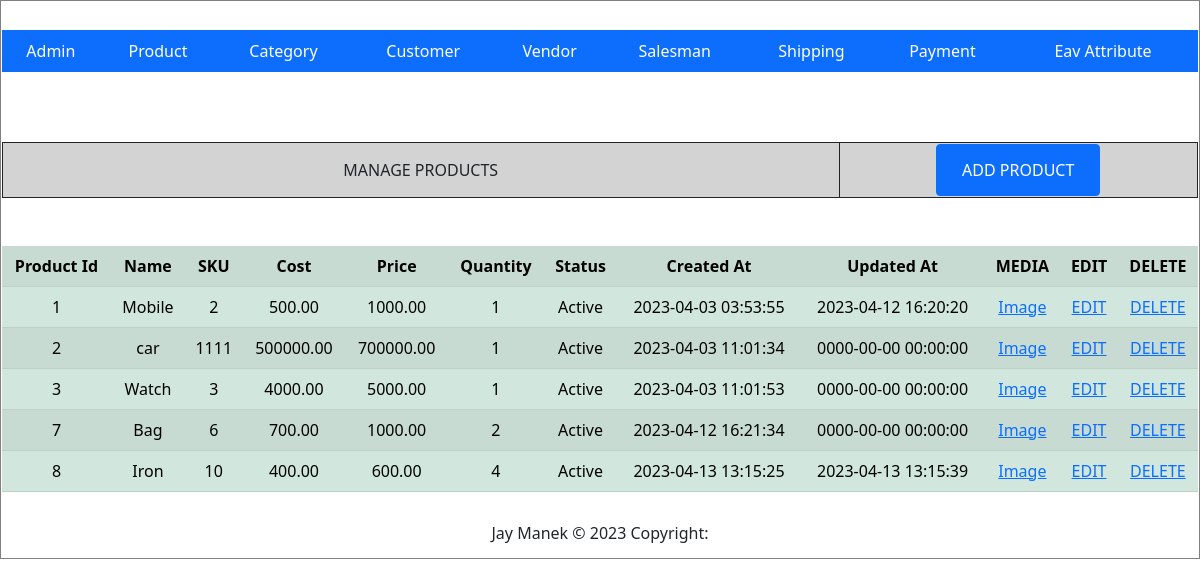
The page / on the database its author committed.
### tables this page shows
CREATE TABLE `product` (
  `product_id` int(11) NOT NULL,
  `name` varchar(255) NOT NULL,
  `sku` varchar(50) NOT NULL,
  `cost` decimal(10,2) NOT NULL,
  `price` decimal(10,2) NOT NULL,
  `quantity` int(5) DEFAULT 100,
  `status` tinyint(4) NOT NULL,
  `created_at` datetime NOT NULL,
  `updated_at` datetime NOT NULL
);

### Model/Core/View.php (called while the page is built, shortened)
<?php
class Model_Core_View
{
	protected $template = null;
	public function setTemplate($template)
	{
		$this->template = $template;
		return $this;
	}
	public function getTemplate()
	{
		return $this->template;
	}
	public function render()
	{
		require 'View' . DS . $this->getTemplate();
	}
	public function getUrl($action = null, $controller = null, $params = [], $resetParam = false)
	{
		return Ccc::getModel('Core_Url')->getUrl($action, $controller, $params, $resetParam);
	}
}
?>

### Controller/Product.php (called while the page is built, shortened)
<?php
class Controller_Product extends Controller_Core_Action
{
	public function gridAction()
	{
		try {
			$layout = $this->getLayout();
			$grid = $layout->createBlock('Product_Grid');
			$layout->addContent('grid', $grid);
			$layout->render();
		} catch (Exception $e) {
		}
	}
}
?>

### Controller/Core/Front.php (called while the page is built, shortened)
<?php
class Controller_Core_Front
{
	public function init()
	{
		$request = Ccc::getModel('Core_Request');
		$controller = new $controllerClassName();
		$actionName = $request->getActionName().'Action';
		$controller->$actionName();
	}
}
?>

### Index.php (called while the page is built, shortened)
<?php
spl_autoload_register(function ($className) {
    $classPath = str_replace('_', '/', $className);
});
class Ccc
{
	public static function init()
	{
		$front = new Controller_Core_Front();
		$front->init();
	}
	public static function getModel($className)
	{
		return new $className();
	}
}
Ccc::init();
?>

### Block/Core/Template.php (called while the page is built, shortened)
<?php
class Block_Core_Template extends Model_Core_View
{
	protected $children =  [];
	public function getChildren()
	{
		return $this->children;
	}
	public function addChild($key, $value)
	{
		$this->children[$key] = $value;
		return $this;
	}
}
?>

### Model/Core/Url.php (called while the page is built, shortened)
<?php
class Model_Core_Url
{
	public function getUrl($action = null, $controller = null, $params = [], $resetParam = false)
	{
		$request = Ccc::getModel('Core_Request');
		$final = $request->getParams();
		if ($resetParam) {
			$final = [];
		}
		if ($controller) {
			$final['c'] = $controller;
		}
		else {
			$final['c'] = $request->getControllerName();
		}
		if ($action) {
			$final['a'] = $action;
		}
		else {
			$final['a'] = $request->getActionName();
		}
		if ($params) {
			$final = array_merge($final, $params);
		}
		$queryString = http_build_query($final);
		$url = $_SERVER['REQUEST_SCHEME'] . "://" . $_SERVER['HTTP_HOST'] . $_SERVER['SCRIPT_NAME'] . "?" . $queryString;
		return $url;
	}
}
?>

### Model/Core/Request.php (called while the page is built, shortened)
<?php
class Model_Core_Request
{
	public function getParams($key=null, $value=null)
	{
		if ($key == null) {
			return $_GET;
		}
		return $value;
	}
	public function getControllerName()
	{
		return $this->getParams('c', 'product');
	}
}
?>

### Model/Core/Table.php (called while the page is built, shortened)
<?php
class Model_Core_Table
{
	protected $data = [];
	protected $resource = null;
	public function setResourceClass($resourceClass)
	{
		return $this;
	}
	public function setResource($resource)
	{
		$this->resource = $resource;
		return $this;
	}
	public function getResource()
	{
		if ($this->resource) {
			return $this->resource;
		}
		$resource = new $this->resourceClass();
		return $resource;
	}
	public function setCollectionClass($collectionClass)
	{
		return $this;
	}
	public function setCollection($collection)
	{
		return $this;
	}
	public function getCollection()
	{
		$collection = new $this->collectionClass();
		return $collection;
	}
	public function __get($key)
	{
		if (array_key_exists($key, $this->data)) {
			return $this->data[$key];
		}
		return null;
	}
	public function setData($data)
	{
		$this->data = array_merge($this->data, $data);
		return $this;
	}
	public function fetchAll($query)
	{
		$result = $this->getResource()->fetchAll($query);
		$collection = $this->getCollection()->setData($result);
		return $collection;
	}
}
?>

### Block/Product/Grid.php (called while the page is built, shortened)
<?php
class Block_Product_Grid extends Block_Core_Template
{
	public function getProducts()
	{
		$query = "SELECT * FROM `product`";
		$products = Ccc::getModel('Product')->fetchAll($query);
		return $products->getData();
	}
}
?>

### Model/Core/Adapter.php (called while the page is built, shortened)
<?php
class Model_Core_Adapter
{
	public $config = [
		'host' => 'localhost',
		'username' => 'root',
		'password' => '',
		'dbname' => 'newmvc-jaymanek'
	];
	public function connect(){
		$connect = mysqli_connect(
			$this->config['host'],
			$this->config['username'],
			$this->config['password'],
			$this->config['dbname']
		);
		return $connect;
	}
	public function fetchAll($query){
		$connect = $this->connect();
		$result = mysqli_query($connect, $query);
		if ($result->num_rows > 0) {
			return $result->fetch_all(MYSQLI_ASSOC);
		}
		return false;
	}
}
?>

### Model/Core/Table/Resource.php (called while the page is built, shortened)
<?php
class Model_Core_Table_Resource
{
	public function getAdapter()
	{
		$adapter = Ccc::getModel('Core_Adapter');
		return $adapter;
	}
	public function fetchAll($query)
	{
		return $this->getAdapter()->fetchAll($query);
	}
}
?>

### Model/Core/Table/Collection.php (called while the page is built, shortened)
<?php
class Model_Core_Table_Collection
{
	protected $data = [];
	public function setData($data)
	{
		$this->data = array_merge($this->data, $data);
		return $this;
	}
	public function getData()
	{
		return $this->data;
	}
}
?>

### Model/Product.php (called while the page is built, shortened)
<?php
class Model_Product extends Model_Core_Table
{
	public function getStatusOptions()
	{
		return [
			self::STATUS_ACTIVE => self::STATUS_ACTIVE_LBL,
			self::STATUS_INACTIVE => self::STATUS_INACTIVE_LBL
		];
	}
	public function getStatusText()
	{
		$statues = $this->getStatusOptions();
		if (array_key_exists($this->status, $statues)) {
			return $statues[$this->status];
		}
		return $statues[self::STATUS_DEFAULT];
	}
}
?>

### View/product/grid.phtml (the view)
<?php
$products = $this->getProducts();
?>
	<table class="manage-table" border="1px">
		<tr align="center">
			<td width="70%">MANAGE PRODUCTS</td>
			<td><button class="btn btn-primary" type="submit"><a class="btn btn-primary" href="<?php echo $this->getUrl('add') ?>">ADD PRODUCT</a></button></td>
		</tr>
	</table>
	<br/>
	<br/>
	<table class="table table-success table-striped">
		<tr align="center">
			<th>Product Id</th>
			<th>Name</th>
			<th>SKU</th>
			<th>Cost</th>
			<th>Price</th>
			<th>Quantity</th>
			<th>Status</th>
			<th>Created At</th>
			<th>Updated At</th>
			<th>MEDIA</th>
			<th>EDIT</th>
			<th>DELETE</th>
		</tr>
		<?php foreach($products as $product): ?>
		<tr align="center">
			<td><?php echo $product->product_id; ?></td>
			<td><?php echo $product->name; ?></td>
			<td><?php echo $product->sku; ?></td>
			<td><?php echo $product->cost; ?></td>
			<td><?php echo $product->price; ?></td>
			<td><?php echo $product->quantity; ?></td>
			<td><?php echo $product->getStatusText(); ?></td>
			<td><?php echo $product->created_at; ?></td>
			<td><?php echo $product->updated_at; ?></td>
			<td><a href="<?php echo $this->getUrl('product_media',null,['product_id'=>$product->product_id],true);?>">Image</a></td>
			<td><a href="<?php echo $this->getUrl('edit', null, ['id' => $product->product_id], true) ?>">EDIT</a></td>
			<td><a href="<?php echo $this->getUrl('delete', null, ['id' => $product->product_id], true) ?>">DELETE</a></td>
			</tr>
		<?php endforeach; ?>
	</table>
</body>
</html>

### View/core/layout/3columns.phtml (shortened to what this page needs)
<!DOCTYPE html>
<html>
<?php
	$this->createBlock("Html_Head")->render();
?>
<body>
	<table width="100%" border="1px solid bLack">
		<tr height="100" align="center">
			<td colspan="3">
				<?php $this->getChild('header')->render();?>
			</td>
		</tr>
		<tr height="40" align="center">
			<td colspan="3">
			</td>
		</tr>
		<tr align="center">
			<td><?php $this->getChild('content')->render();  ?></td>
		<tr height="50" align="center">
			<td colspan="3">Jay Manek © 2023 Copyright:</td>
		</tr>
</body>
</html>

### View/html/head.phtml (shortened to what this page needs)
<head>
		<link rel="stylesheet" type="text/css" href="view/skin/style.css">
		<link href="https://cdn.jsdelivr.net/npm/bootstrap@5.0.2/dist/css/bootstrap.min.css" rel="stylesheet">
</head>

### View/html/header.phtml
<nav class="navbar navbar-dark bg-primary">
<table align="center" width="100%">
<tr align="center">
	<td>
		<a href="index.php?c=admin&a=grid" style="text-decoration:none; color: white; color: white;">Admin</a>
	</td>
	<td>
		<a href="index.php?c=product&a=grid" style="text-decoration:none; color: white;">Product</a>
	</td>
	<td>
		<a href="index.php?c=category&a=grid" style="text-decoration:none; color: white;">Category</a>
	</td>
	<td>
		<a href="index.php?c=customer&a=grid" style="text-decoration:none; color: white;">Customer</a>
	</td>
	<td>
		<a href="index.php?c=vendor&a=grid" style="text-decoration:none; color: white;">Vendor</a>
	</td>
	<td>
		<a href="index.php?c=salesman&a=grid" style="text-decoration:none; color: white;">Salesman</a>
	</td>
	<td>
		<a href="index.php?c=shipping&a=grid" style="text-decoration:none; color: white;">Shipping</a>
	</td>
	<td>
		<a href="index.php?c=payment&a=grid" style="text-decoration:none; color: white;">Payment</a>
	</td>
	<td>
		<a href="index.php?c=attribute&a=grid" style="text-decoration:none; color: white;">Eav Attribute</a>
	</td>
</tr>
</table>
</nav>

### View/html/content.phtml
<?php
$children = $this->getChildren();
foreach ($children as $child) {
	$child->render();
}
?>

### View/skin/style.css (style rules this page uses)
.manage-table { border: 1px solid; width: 100%; align:center; background-color: lightgray; }
.manage-table tr { align: center; }
.manage-table td { border: 1px solid; }

### rows shown on the page
product: product_id "1", name "Mobile", sku "2", cost "500.00", price "1000.00", quantity "1", status "Active", created_at "2023-04-03 03:53:55", updated_at "2023-04-12 16:20:20"
product: product_id "2", name "car", sku "1111", cost "500000.00", price "700000.00", quantity "1", status "Active", created_at "2023-04-03 11:01:34", updated_at "0000-00-00 00:00:00"
product: product_id "3", name "Watch", sku "3", cost "4000.00", price "5000.00", quantity "1", status "Active", created_at "2023-04-03 11:01:53", updated_at "0000-00-00 00:00:00"
product: product_id "7", name "Bag", sku "6", cost "700.00", price "1000.00", quantity "2", status "Active", created_at "2023-04-12 16:21:34", updated_at "0000-00-00 00:00:00"
product: product_id "8", name "Iron", sku "10", cost "400.00", price "600.00", quantity "4", status "Active", created_at "2023-04-13 13:15:25", updated_at "2023-04-13 13:15:39"
